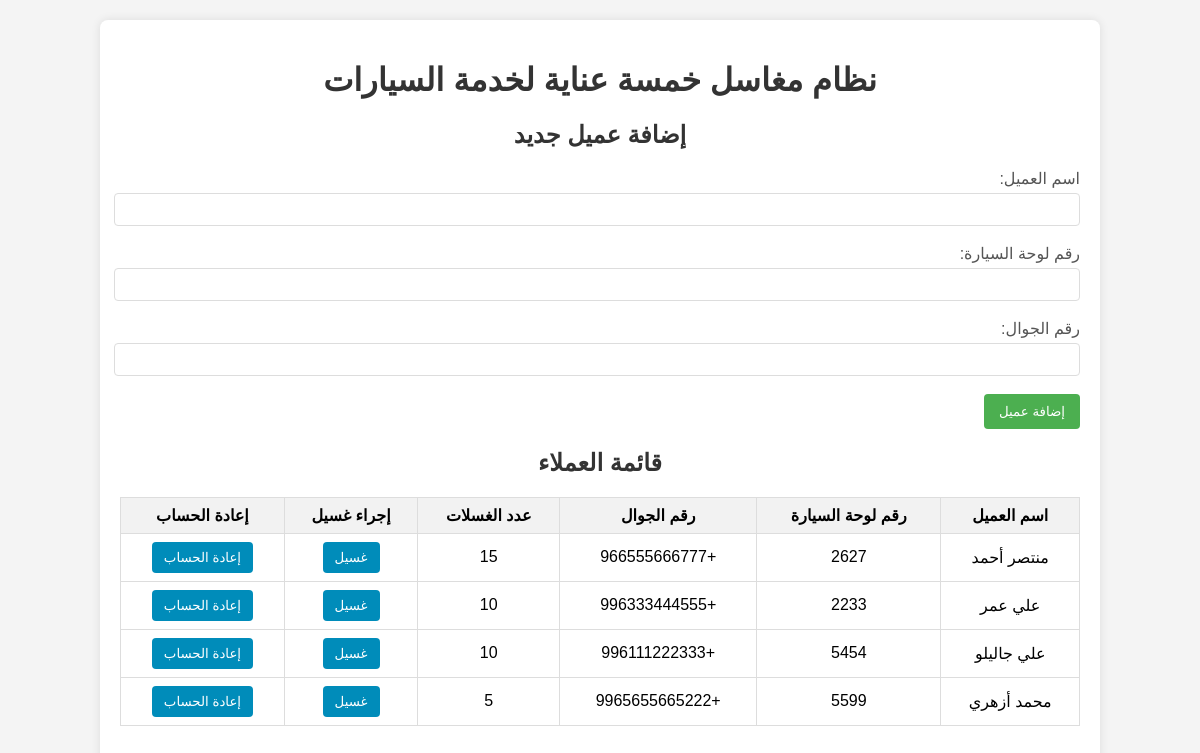
Before: / with the older database file.
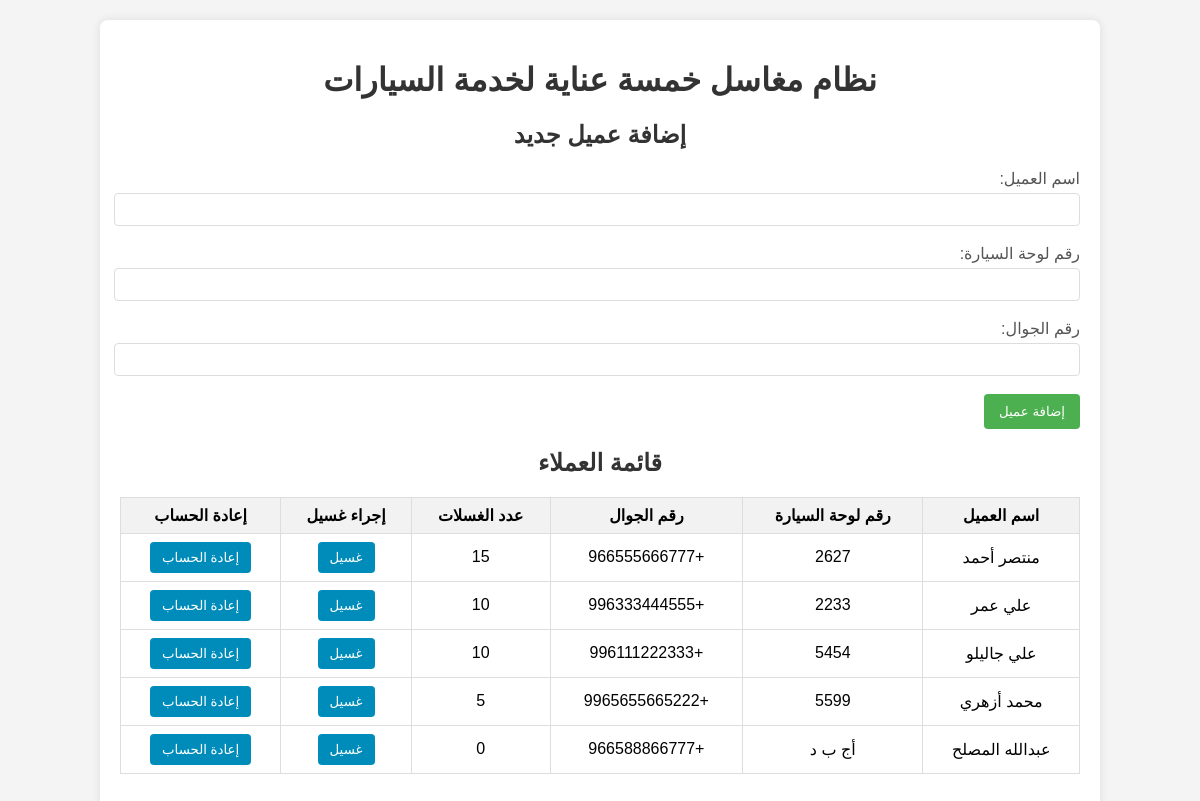
After: the same page with the newer database file.
### client/models.py (models this page shows, shortened)
class Client(models.Model):
    name = models.CharField(max_length=100, verbose_name='إسم العميل')
    vehicle_plate = models.CharField(max_length=10, verbose_name='رقم لوحة السيارة')
    phone = models.CharField(max_length=15, verbose_name='رقم الجوال')
    washcount = models.IntegerField(default=0, verbose_name='عدد الغسلات')
    class Meta:
        verbose_name_plural = "العملاء"

### client/views.py (the view)
# urls.py: path('', views.index, name='index'),
def index(request):
    if request.method == 'POST':
        form = ClientForm(request.POST)
        if form.is_valid():
            form.save()
            return redirect('index')
    else:
        form = ClientForm()
    clients = Client.objects.all()
    return render(request, 'index.html', {'form': form, 'clients': clients})

### client/forms.py
class ClientForm(forms.ModelForm):
    class Meta:
        model = Client
        fields = ['name', 'vehicle_plate', 'phone']

### client/templates/index.html (shortened to what this page needs)
<!DOCTYPE html>
<html>
<html lang="ar" dir="rtl">
<head>
</head>
<body>
    <div class="container">
        <h1>نظام مغاسل خمسة عناية لخدمة السيارات
        </h1>
        <div class="form-section">
            <h2>إضافة عميل جديد</h2>
            <form method="POST">
                <label for="clientName">اسم العميل:</label>
                <input type="text" name="name" id="clientName" required><br><br>
                <label for="carPlate">رقم لوحة السيارة:</label>
                <input type="text" name="vehicle_plate" id="carPlate" required><br><br>
                <label for="phoneNumber">رقم الجوال:</label>
                <input type="tel" name="phone" id="phoneNumber" required><br><br>
                <button type="submit">إضافة عميل</button>
            </form>
        </div>
        <div class="table-section">
            <h2>قائمة العملاء</h2>
        <table id="clientsTable">
            <thead>
                <tr>
                    <th>اسم العميل</th>
                    <th>رقم لوحة السيارة</th>
                    <th>رقم الجوال</th>
                    <th>عدد الغسلات</th>
                    <th>إجراء غسيل</th>
                    <th>إعادة الحساب</th>
                </tr>
            </thead>
            <tbody>
                {% for client in clients %}
                <tr>
                    <td>{{ client.name }}</td>
                    <td>{{ client.vehicle_plate }}</td>
                    <td>{{ client.phone }}</td>
                    <td>{{ client.washcount }}</td>
                    <td>
                        <form action="{% url 'wash_count' client.id %}" method="POST" style="display:inline;">
                            <button type="submit" id="blue">غسيل</button>
                        </form>
                    </td>
                    <td>
                        <form action="{% url 'reset_count' client.id %}" method="POST" style="display:inline;">
                            <button type="submit" id="blue">إعادة الحساب</button>
                        </form>
                    </td>
                </tr>
                {% endfor %}
            </tbody>
        </table>
    </div>
    </div>
</body>
</html>

### client/templates/index.html (style rules this page uses)
body { font-family: sans-serif; margin: 0; padding: 0; background-color: #f4f4f4; }
.container { width: 80%; margin: 20px auto; background-color: #fff; padding: 20px; border-radius: 8px; box-shadow: 0 0 10px rgba(0, 0, 0, 0.1); }
h1, h2 { text-align: center; color: #333; }
.form-section, .table-section { margin-bottom: 20px; }
form label { display: block; margin-bottom: 5px; color: #555; }
form input[type="text"], form input[type="tel"] { width: calc(100% - 12px); padding: 8px; border: 1px solid #ddd; border-radius: 4px; }
form button { background-color: #4CAF50; color: white; padding: 10px 15px; border: none; border-radius: 4px; cursor: pointer; }
table { width: 100%; border-collapse: collapse; }
th, td { border: 1px solid #ddd; padding: 8px; text-align: center; }
th { background-color: #f2f2f2; }
#blue { background-color: #008CBA; color: white; padding: 8px 12px; border: none; border-radius: 4px; cursor: pointer; text-decoration: none; }

Changed rows visible on the page:
added Client: name "عبدالله المصلح", vehicle_plate "أج ب د", phone "+966588866777", washcount "0"
